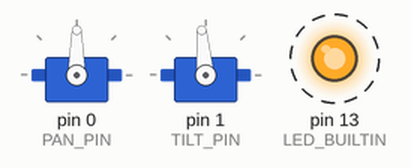
Recording of a sketch running on a simulated Arduino Uno, built with avr-gcc and run on an emulated ATmega328P. Parts: 2 × servo, output pins drawn as LEDs (lit = HIGH). Dashed ring = blinking. What the sketch prints to the serial monitor is not drawn.

Above: at 0.5 s.
Timing chart, 0 to 4.6 s (numbered marks = the images above):
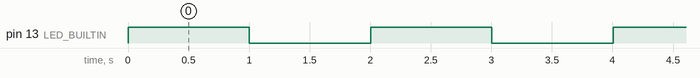

Measured:
- by itself, pin 13 (LED_BUILTIN): alternates HIGH for 1.0 s and LOW for 1.0 s

The sketch:

teensy_servo_controller.ino
```cpp
/*
 * Teensy 4.1 Servo Controller for Face Tracker
 *
 * Binary Protocol (115200 baud):
 * - 'P' + angle byte (0-180) = Pan servo
 * - 'T' + angle byte (0-180) = Tilt servo
 *
 * Wiring:
 * - Pin 0 → Pan servo signal
 * - Pin 1 → Tilt servo signal
 * - GND → Servo GND + Power supply GND
 * - Servos powered from external 5-6V supply (NOT Teensy!)
 */

#include <Servo.h>

// Servo objects
Servo panServo;
Servo tiltServo;

// Pin definitions
const int PAN_PIN = 0;   // PWM pin for pan servo
const int TILT_PIN = 1;  // PWM pin for tilt servo

// Command protocol
// Format: 'P' angle(0-180) or 'T' angle(0-180)
// Example: P90 = Pan to 90 degrees
//          T45 = Tilt to 45 degrees

void setup() {
  // Initialize USB Serial
  Serial.begin(115200);

  // Attach servos to PWM pins
  panServo.attach(PAN_PIN);
  tiltServo.attach(TILT_PIN);

  // Center servos on startup
  panServo.write(90);
  tiltServo.write(95);

  // Wait for USB connection (Teensy will wait here until Jetson connects)
  while (!Serial) {
    delay(10);
  }

  // Send ready signal
  Serial.println("READY");

  // Built-in LED indicates ready
  pinMode(LED_BUILTIN, OUTPUT);
  digitalWrite(LED_BUILTIN, HIGH);
}

void loop() {
  // Check for incoming commands
  if (Serial.available() >= 2) {
    char cmd = Serial.read();
    int angle = Serial.read();

    // Clamp angle to valid range
    angle = constrain(angle, 0, 180);

    // Execute command
    if (cmd == 'P') {
      panServo.write(angle);
    }
    else if (cmd == 'T') {
      tiltServo.write(angle);
    }
    else {
      // Invalid command, flush buffer
      while (Serial.available()) {
        Serial.read();
      }
    }
  }

  // Blink LED to show we're running
  static unsigned long lastBlink = 0;
  if (millis() - lastBlink > 1000) {
    digitalWrite(LED_BUILTIN, !digitalRead(LED_BUILTIN));
    lastBlink = millis();
  }
}
```
